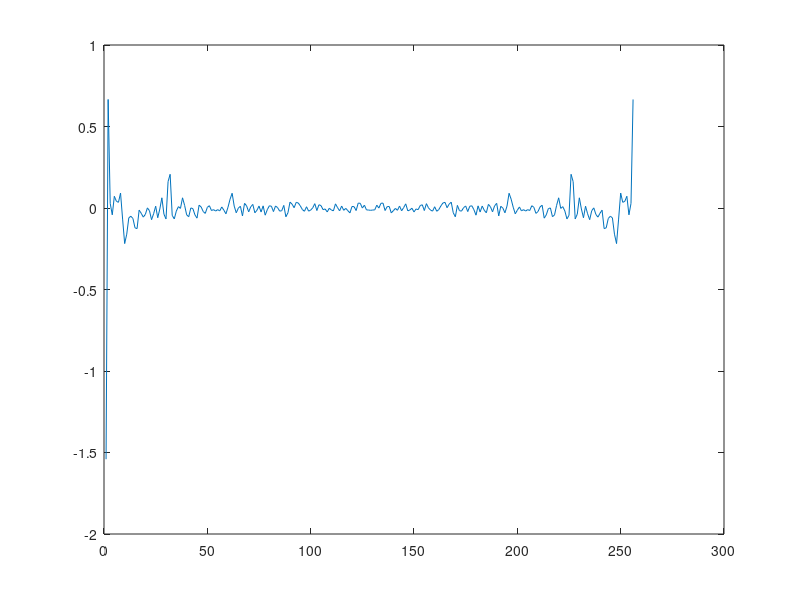

Write MATLAB code to recreate this figure.
% lo que dio leandro en la consulta
t=0:0.01:1;
x=sin(2*pi*5*t);
plot(t,x)
xc=xcorr(x);
xc=xc(length(x):end);
plot(xc)
x=load('sent.txt','-ascii');
plot(x)
specgram(x,256,8000,128)
specgram(x(100:end),256,8000,128)
s=specgram(x(100:end),256,8000,128)
size(s)
imagesc(abs(s).^2)
imagesc(abs(s).^2); axis xy
imagesc(log(abs(s).^2)); axis xy
s=specgram(x(100:end),256,8000,128)
specgram(x(100:end),256,8000,128)
plot(x)
soundsc(x,8000)
plot(x)
x1=x(2600:2600+255);
plot(x1)
xc=xcorr(x1);
xc=xc(length(x1):end);
plot(xc)
dt=1/8000
T=31*dt
F0=1/T
cc=real(ifft(log(abs(fft(x1)))));
plot(cc)
